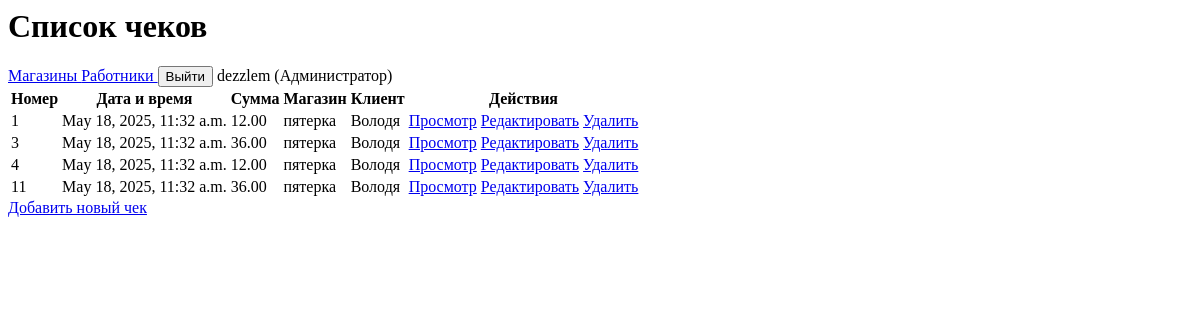
The page /receipts/ (signed in) on the database as committed earlier.
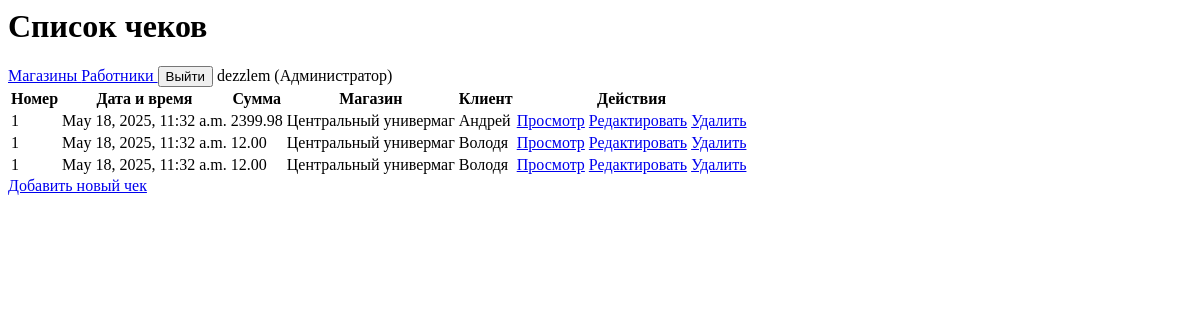
The same page on the database as committed later.
### receipts/models.py (models this page shows, shortened)
class Receipt(models.Model):
    number = models.CharField(max_length=50)
    date_time = models.DateTimeField()
    total_amount = models.DecimalField(max_digits=10, decimal_places=2, default=0)  # Добавлено default=0
    store = models.ForeignKey(Store, on_delete=models.CASCADE)
    customer = models.ForeignKey(Customer, on_delete=models.CASCADE)
    cashier = models.ForeignKey(CustomUser, on_delete=models.CASCADE)
    products = models.ManyToManyField(Product, through='ReceiptProduct')

class Store(models.Model):
    name = models.CharField(max_length=100)
    address = models.CharField(max_length=200)

class Customer(models.Model):
    name = models.CharField(max_length=100)
    phone = models.CharField(max_length=20)

### receipts/views.py (the view)
# urls.py: path('', views.receipt_list, name='receipt_list'),
@login_required
def receipt_list(request):
    if request.user.role == 'cashier':
        receipts = Receipt.objects.filter(cashier=request.user)
    else:
        receipts = Receipt.objects.all()
    return render(request, 'receipts/receipt_list.html', {
        'receipts': receipts,
        'can_create': request.user.role in ['cashier', 'manager', 'admin']
    })

### receipts/models.py (called while the page is built)
    def get_role_display(self):
        return dict(self.ROLES).get(self.role, self.role)

### receipts/templates/receipts/receipt_list.html (shortened to what this page needs)
{% block content %}
<div class="container mt-4">
    <div class="d-flex justify-content-between mb-4">
        <h1>Список чеков</h1>
        <div class="btn-group">
            {% if user.is_authenticated %}
                <a href="{% url 'store_list' %}" class="btn btn-outline-info">
                     Магазины
                </a>
                {% if user.role == 'admin' %}
                <a href="{% url 'employee_list' %}" class="btn btn-outline-primary">
                     Работники
                </a>
                {% endif %}
                <form action="{% url 'logout' %}" method="post" style="display: inline;">
                    <button type="submit" class="btn btn-outline-danger">
                         Выйти
                    </button>
                </form>
                <span class="btn btn-outline-secondary disabled">
                     {{ user.username }} ({{ user.get_role_display }})
                </span>
            {% endif %}
        </div>
    </div>
    <table class="table table-striped table-hover">
        <thead class="table-dark">
            <tr>
                <th>Номер</th>
                <th>Дата и время</th>
                <th>Сумма</th>
                <th>Магазин</th>
                <th>Клиент</th>
                <th>Действия</th>
            </tr>
        </thead>
        <tbody>
            {% for receipt in receipts %}
            <tr>
                <td>{{ receipt.number }}</td>
                <td>{{ receipt.date_time }}</td>
                <td>{{ receipt.total_amount }}</td>
                <td>{{ receipt.store.name }}</td>
                <td>{{ receipt.customer.name }}</td>
                <td>
                    <div class="btn-group" role="group">
                        <a href="{% url 'receipt_detail' pk=receipt.pk %}" class="btn btn-sm btn-outline-primary">Просмотр</a>
                        {% if user.role == 'manager' or user.role == 'admin' or receipt.cashier == user %}
                            <a href="{% url 'receipt_update' pk=receipt.pk %}" class="btn btn-sm btn-outline-warning">Редактировать</a>
                            <a href="{% url 'receipt_delete' pk=receipt.pk %}" class="btn btn-sm btn-outline-danger">Удалить</a>
                        {% endif %}
                    </div>
                </td>
            </tr>
            {% empty %}
            <tr>
                <td colspan="6" class="text-center">Чеков пока нет.</td>
            </tr>
            {% endfor %}
        </tbody>
    </table>
    {% if can_create %}
    <a href="{% url 'receipt_create' %}" class="btn btn-primary">Добавить новый чек</a>
    {% endif %}
</div>
{% endblock %}

Rows that differ between the two databases and show on the page:
removed Receipt: number "1", date_time "May 18, 2025, 11:32 a.m.", total_amount "12.00", store.name "пятерка", customer.name "Володя"
removed Receipt: number "3", date_time "May 18, 2025, 11:32 a.m.", total_amount "36.00", store.name "пятерка", customer.name "Володя"
removed Receipt: number "4", date_time "May 18, 2025, 11:32 a.m.", total_amount "12.00", store.name "пятерка", customer.name "Володя"
removed Receipt: number "11", date_time "May 18, 2025, 11:32 a.m.", total_amount "36.00", store.name "пятерка", customer.name "Володя"
added Receipt: number "1", date_time "May 18, 2025, 11:32 a.m.", total_amount "2399.98", store.name "Центральный универмаг", customer.name "Андрей"
added Receipt: number "1", date_time "May 18, 2025, 11:32 a.m.", total_amount "12.00", store.name "Центральный универмаг", customer.name "Володя"
added Receipt: number "1", date_time "May 18, 2025, 11:32 a.m.", total_amount "12.00", store.name "Центральный универмаг", customer.name "Володя"
